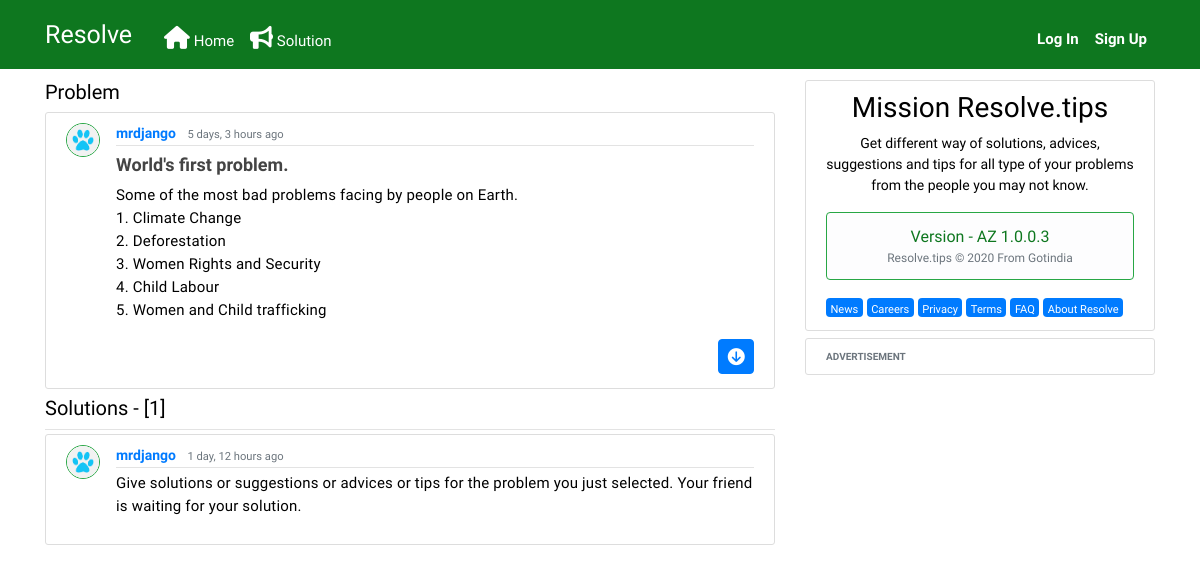
/post/1/, run on an earlier commit of the app's database.
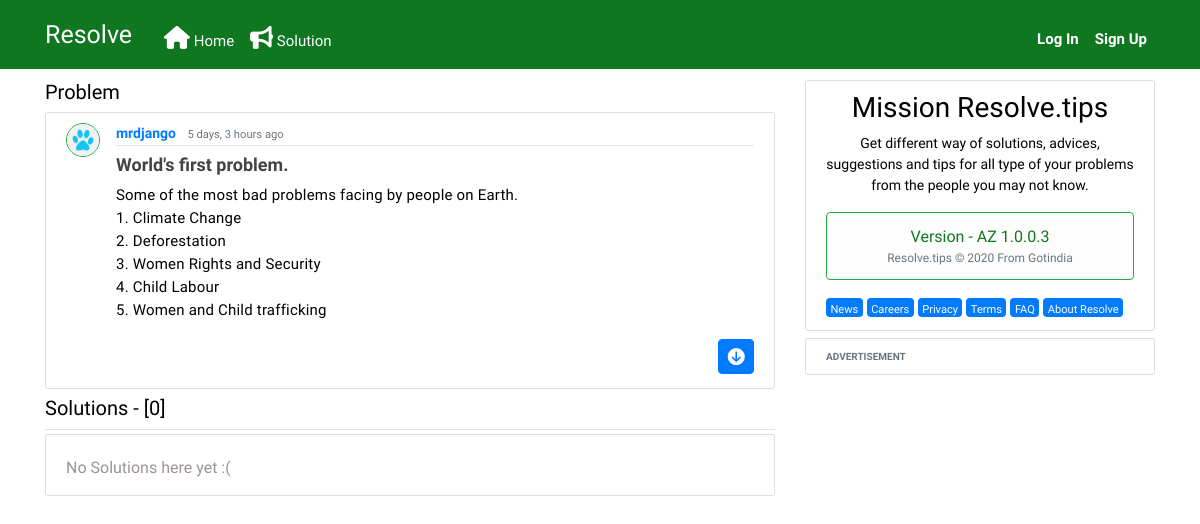
And on a later commit of the database.
### feeds/models.py (models this page shows, shortened)
class Post(models.Model):
    title = models.CharField(max_length=300)
    content = models.TextField()
    date_posted = models.DateTimeField(default=timezone.now)
    author = models.ForeignKey(User, on_delete=models.CASCADE)
    slug = models.SlugField(max_length=250, null=True, blank=True)

class Solution(models.Model):
    post = models.ForeignKey(Post, on_delete=models.CASCADE, related_name='solutions')
    author = models.ForeignKey(User, on_delete=models.CASCADE)
    solution = models.TextField()
    created_date = models.DateTimeField(default=timezone.now)

### users/models.py (models this page shows, shortened)
class Profile(models.Model):
    user = models.OneToOneField(User, on_delete=models.CASCADE)
    image = models.ImageField(default='default.jpg', upload_to='profile_pics')

### feeds/views.py (the view)
# urls.py: path('post/<int:pk>/', PostDetailView.as_view(), name='post-detail'),
class PostDetailView(DetailView):
    model = Post

### feeds/templates/feeds/post_detail.html (shortened to what this page needs)
{% extends "feeds/base.html" %}
{% block content %}
<div>
      <h5> Problem </h5>
</div>
<article class="media content-section">
    <img class="rounded-circle border border-success article-img" src="{{ object.author.profile.image.url }}">
    <div class="media-body">
      <div class="article-metadata">
        <a class="mr-2 linktext" href="{% url 'user-posts' object.author.username %}">{{ object.author }}</a>
        <small class="text-muted">{{ object.date_posted|timesince }} ago</small>
      </div>
      <h2 class="article-title articlemargin">{{ object.title }}</h2>
      <p class="article-content">{{ object.content|safe }}</p>
    </div>
</article>
<div class="article-metadata">
    <h5>Solutions - [{{ post.solutions.count }}{{ post.solutions|pluralize }}]</h5>
</div>
        {% for solution in post.solutions.all %}
          <article class="media content-section">
          <img class="rounded-circle border border-success article-img" src="{{ solution.author.profile.image.url }}">
            <div class="media-body">
              <div class="article-metadata">
                <a class="mr-2 linktext" href="{% url 'user-posts' solution.author.username %}">{{ solution.author }}</a>
                <small class="text-muted">{{ solution.created_date|timesince }} ago</small>
              </div>
                <p class="article-content">{{ solution.solution|safe }}</p>
            </div>
          </article>
        {% empty %}
      <article class="media content-section">
            <h6 class="nosolutions">No Solutions here yet :(</h6>
      </article>
      {% endfor %}
{% endblock content %}

What changed in the data, as far as the page shows it:
removed Solution: author.profile.image (placeholder picture), author "mrdjango", created_date "1 day, 12 hours", solution "Give solutions or suggestions or advices or tips for the problem you just selected. Your friend is waiting for your solution."
computed for Post "World's first problem.": solutions.count "1" → "0"
Also different on the page:
text now shown: "No Solutions here yet :("
